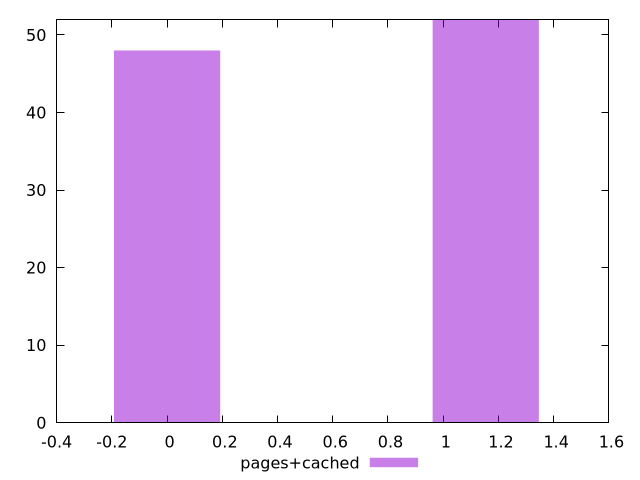

The gnuplot source for this figure:
$_pagesCached <<EOF
0 48
1.1539406499715446 52
EOF
set key outside below
set terminal pngcairo
set output "report_00006_2020-11-02T20-21-41.718Z/third-party-summary/pages+cached//hist.png"
set yrange [0:52]
set boxwidth 0.38464688332384817
set style fill transparent solid 0.5 noborder
plot $_pagesCached title "pages+cached" with boxes ,
